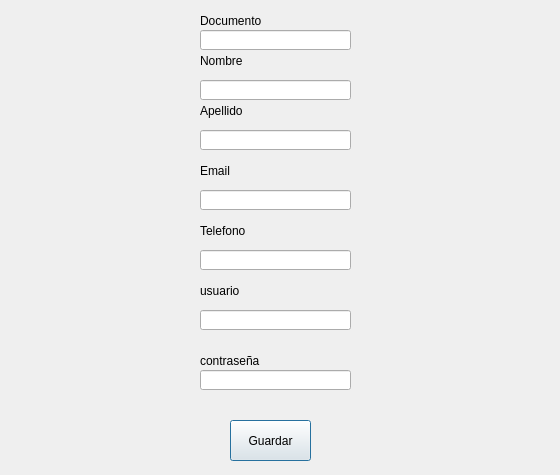
<?xml version="1.0" encoding="UTF-8"?>
<ui version="4.0">
 <class>Dialog</class>
 <widget class="QDialog" name="Dialog">
  <property name="geometry">
   <rect>
    <x>0</x>
    <y>0</y>
    <width>560</width>
    <height>475</height>
   </rect>
  </property>
  <property name="windowTitle">
   <string>Dialog</string>
  </property>
  <widget class="QLabel" name="lbl_id">
   <property name="geometry">
    <rect>
     <x>200</x>
     <y>10</y>
     <width>151</width>
     <height>21</height>
    </rect>
   </property>
   <property name="text">
    <string>Documento</string>
   </property>
  </widget>
  <widget class="QLineEdit" name="line_id">
   <property name="geometry">
    <rect>
     <x>200</x>
     <y>30</y>
     <width>151</width>
     <height>20</height>
    </rect>
   </property>
  </widget>
  <widget class="QLabel" name="lbl_name">
   <property name="geometry">
    <rect>
     <x>200</x>
     <y>50</y>
     <width>151</width>
     <height>21</height>
    </rect>
   </property>
   <property name="text">
    <string>Nombre</string>
   </property>
  </widget>
  <widget class="QLabel" name="lbl_surname">
   <property name="geometry">
    <rect>
     <x>200</x>
     <y>100</y>
     <width>151</width>
     <height>21</height>
    </rect>
   </property>
   <property name="text">
    <string>Apellido</string>
   </property>
  </widget>
  <widget class="QLineEdit" name="ln_name">
   <property name="geometry">
    <rect>
     <x>200</x>
     <y>80</y>
     <width>151</width>
     <height>20</height>
    </rect>
   </property>
  </widget>
  <widget class="QLineEdit" name="ln_surname">
   <property name="geometry">
    <rect>
     <x>200</x>
     <y>130</y>
     <width>151</width>
     <height>20</height>
    </rect>
   </property>
  </widget>
  <widget class="QLabel" name="lbl_email">
   <property name="geometry">
    <rect>
     <x>200</x>
     <y>160</y>
     <width>151</width>
     <height>21</height>
    </rect>
   </property>
   <property name="text">
    <string>Email</string>
   </property>
  </widget>
  <widget class="QLineEdit" name="ln_email">
   <property name="geometry">
    <rect>
     <x>200</x>
     <y>190</y>
     <width>151</width>
     <height>20</height>
    </rect>
   </property>
  </widget>
  <widget class="QLineEdit" name="ln_phone">
   <property name="geometry">
    <rect>
     <x>200</x>
     <y>250</y>
     <width>151</width>
     <height>20</height>
    </rect>
   </property>
  </widget>
  <widget class="QLabel" name="lbl_phone">
   <property name="geometry">
    <rect>
     <x>200</x>
     <y>220</y>
     <width>151</width>
     <height>21</height>
    </rect>
   </property>
   <property name="text">
    <string>Telefono</string>
   </property>
  </widget>
  <widget class="QPushButton" name="btn_phone">
   <property name="geometry">
    <rect>
     <x>230</x>
     <y>420</y>
     <width>81</width>
     <height>41</height>
    </rect>
   </property>
   <property name="text">
    <string>Guardar</string>
   </property>
  </widget>
  <widget class="QLabel" name="lbl_pass">
   <property name="geometry">
    <rect>
     <x>200</x>
     <y>350</y>
     <width>151</width>
     <height>21</height>
    </rect>
   </property>
   <property name="text">
    <string>contraseña</string>
   </property>
  </widget>
  <widget class="QLineEdit" name="ln_pass">
   <property name="geometry">
    <rect>
     <x>200</x>
     <y>370</y>
     <width>151</width>
     <height>20</height>
    </rect>
   </property>
  </widget>
  <widget class="QLabel" name="lbl_user">
   <property name="geometry">
    <rect>
     <x>200</x>
     <y>280</y>
     <width>151</width>
     <height>21</height>
    </rect>
   </property>
   <property name="text">
    <string>usuario</string>
   </property>
  </widget>
  <widget class="QLineEdit" name="ln_user">
   <property name="geometry">
    <rect>
     <x>200</x>
     <y>310</y>
     <width>151</width>
     <height>20</height>
    </rect>
   </property>
  </widget>
 </widget>
 <resources/>
 <connections/>
</ui>
